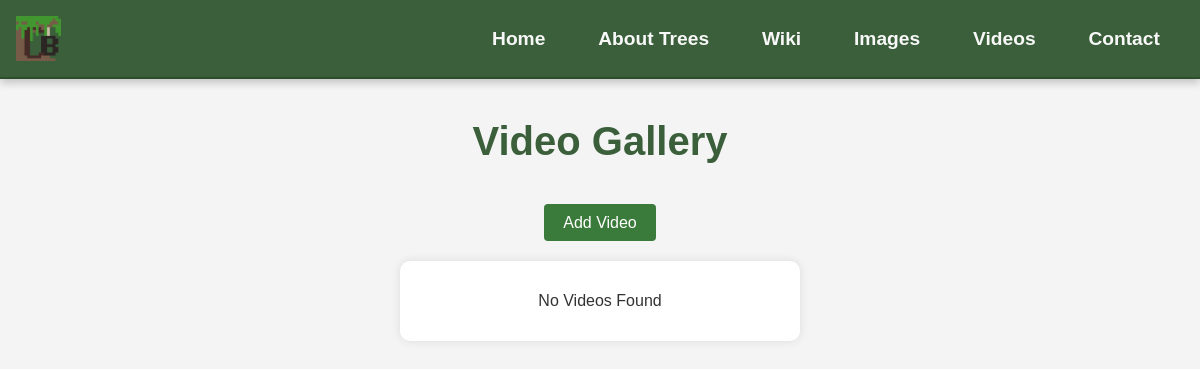
Page /Videos/ on the earlier database version.
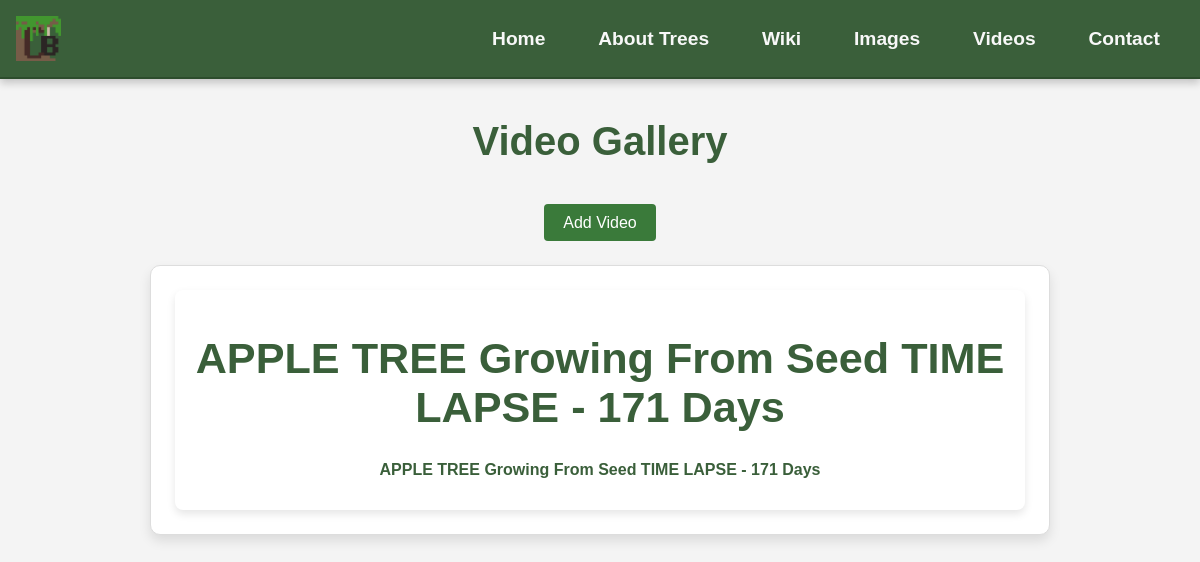
Same page on the later database version.
### app/models.py (models this page shows, shortened)
class Video(models.Model):
    title = models.CharField(max_length=100)
    video_file = models.FileField()
    description = models.TextField()

### app/views.py (the view)
# urls.py: path('Videos/', VideoListView.as_view(), name='Video_list'),
class VideoListView(ListView):
    model = Video
    template_name = 'app/video_list.html'
    context_object_name = 'videos'

### app/templates/app/Video_list.html
{% extends 'app/Base.html' %}
{% load static %}
{% block content %}
    <h1>Video Gallery</h1>
    <div class="btn_center">
        <a href="{% url 'Video' %}" class="addvid_btn">Add Video</a>
    </div>
    {% if videos %}
        <div class="video_gallery">
            {% for video in videos %}
                <div class="video_item">
                    <h2>
                        <a href="{% url 'Video_comment' video.pk %}">{{ video.title }}</a>
                    </h2>
                    {% if video.description %}
                        <p>{{ video.description }}</p>
                    {% endif %}
                </div>
            {% endfor %}
        </div>
    {% else %}
        <div class="no_video_container">
            <p>No Videos Found</p>
        </div>
    {% endif %}
{% endblock content %}

Differences in the rows shown:
added Video: title "APPLE TREE Growing From Seed TIME LAPSE - 171 Days", description "APPLE TREE Growing From Seed TIME LAPSE - 171 Days"
Other differences:
text no longer shown: "No Videos Found"
